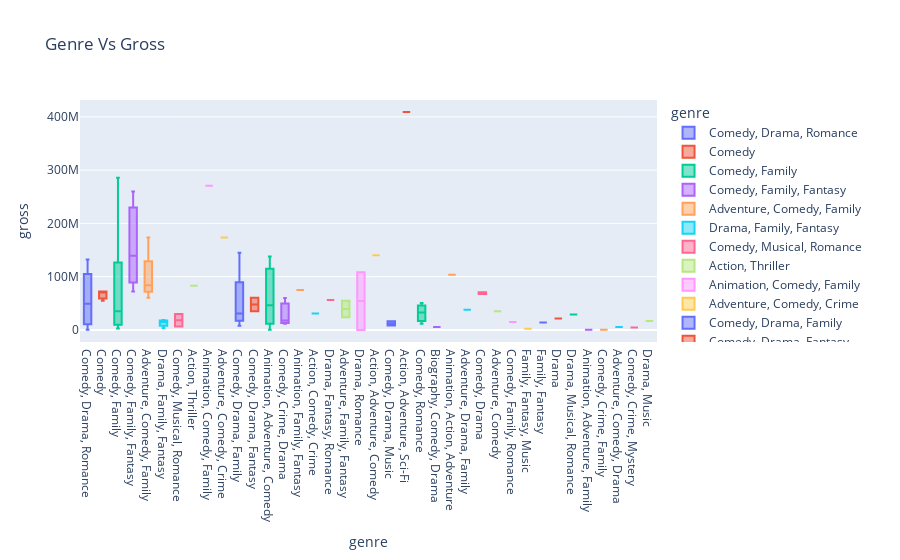

Notebook cell for this chart:
### Markdown cell above
### Boxplots of Genre Vs earnings

### Code cell
import plotly.express as px

fig = px.box(shorter_movies_now_xmas, x="genre", y="gross", title = "Genre Vs Gross", color = 'genre')
fig.show()

### Figure 1 — Plotly figure (JSON) as saved in the notebook; plotly's stock layout.template omitted (floating-point values rounded to 4 significant figures)
{"data": [{"alignmentgroup": "True", "hovertemplate": "genre=%{x}<br>gross=%{y}<extra></extra>", "legendgroup": "Comedy, Drama, Romance", "marker": {"color": "#636efa"}, "name": "Comedy, Drama, Romance", "notched": false, "offsetgroup": "Comedy, Drama, Romance", "orientation": "v", "showlegend": true, "x": ["Comedy, Drama, Romance", "Comedy, Drama, Romance", "Comedy, Drama, Romance", "Comedy, Drama, Romance", "Comedy, Drama, Romance", "Comedy, Drama, Romance", "Comedy, Drama, Romance"], "x0": " ", "xaxis": "x", "y": [59700000, 120150000, 200000, 49120000, 170000, 132090000, 41720000], "y0": " ", "yaxis": "y", "type": "box"}, {"alignmentgroup": "True", "hovertemplate": "genre=%{x}<br>gross=%{y}<extra></extra>", "legendgroup": "Comedy", "marker": {"color": "#EF553B"}, "name": "Comedy", "notched": false, "offsetgroup": "Comedy", "orientation": "v", "showlegend": true, "x": ["Comedy", "Comedy", "Comedy"], "x0": " ", "xaxis": "x", "y": [71320000, 72110000, 54770000], "y0": " ", "yaxis": "y", "type": "box"}, {"alignmentgroup": "True", "hovertemplate": "genre=%{x}<br>gross=%{y}<extra></extra>", "legendgroup": "Comedy, Family", "marker": {"color": "#00cc96"}, "name": "Comedy, Family", "notched": false, "offsetgroup": "Comedy, Family", "orientation": "v", "showlegend": true, "x": ["Comedy, Family", "Comedy, Family", "Comedy, Family", "Comedy, Family", "Comedy, Family"], "x0": " ", "xaxis": "x", "y": [285760000, 73780000, 35090000, 12210000, 2780000], "y0": " ", "yaxis": "y", "type": "box"}, {"alignmentgroup": "True", "hovertemplate": "genre=%{x}<br>gross=%{y}<extra></extra>", "legendgroup": "Comedy, Family, Fantasy", "marker": {"color": "#ab63fa"}, "name": "Comedy, Family, Fantasy", "notched": false, "offsetgroup": "Comedy, Family, Fantasy", "orientation": "v", "showlegend": true, "x": ["Comedy, Family, Fantasy", "Comedy, Family, Fantasy", "Comedy, Family, Fantasy"], "x0": " ", "xaxis": "x", "y": [260000000.0, 139240000, 72010000], "y0": " ", "yaxis": "y", "type": "box"}, {"alignmentgroup": "True", "hovertemplate": "genre=%{x}<br>gross=%{y}<extra></extra>", "legendgroup": "Adventure, Comedy, Family", "marker": {"color": "#FFA15A"}, "name": "Adventure, Comedy, Family", "notched": false, "offsetgroup": "Adventure, Comedy, Family", "orientation": "v", "showlegend": true, "x": ["Adventure, Comedy, Family", "Adventure, Comedy, Family", "Adventure, Comedy, Family", "Adventure, Comedy, Family"], "x0": " ", "xaxis": "x", "y": [173400000, 60570000, 84500000, 82990000], "y0": " ", "yaxis": "y", "type": "box"}, {"alignmentgroup": "True", "hovertemplate": "genre=%{x}<br>gross=%{y}<extra></extra>", "legendgroup": "Drama, Family, Fantasy", "marker": {"color": "#19d3f3"}, "name": "Drama, Family, Fantasy", "notched": false, "offsetgroup": "Drama, Family, Fantasy", "orientation": "v", "showlegend": true, "x": ["Drama, Family, Fantasy", "Drama, Family, Fantasy", "Drama, Family, Fantasy", "Drama, Family, Fantasy"], "x0": " ", "xaxis": "x", "y": [12200000, 17190000, 3700000, 18590000], "y0": " ", "yaxis": "y", "type": "box"}, {"alignmentgroup": "True", "hovertemplate": "genre=%{x}<br>gross=%{y}<extra></extra>", "legendgroup": "Comedy, Musical, Romance", "marker": {"color": "#FF6692"}, "name": "Comedy, Musical, Romance", "notched": false, "offsetgroup": "Comedy, Musical, Romance", "orientation": "v", "showlegend": true, "x": ["Comedy, Musical, Romance", "Comedy, Musical, Romance"], "x0": " ", "xaxis": "x", "y": [30000000, 6300000], "y0": " ", "yaxis": "y", "type": "box"}, {"alignmentgroup": "True", "hovertemplate": "genre=%{x}<br>gross=%{y}<extra></extra>", "legendgroup": "Action, Thriller", "marker": {"color": "#B6E880"}, "name": "Action, Thriller", "notched": false, "offsetgroup": "Action, Thriller", "orientation": "v", "showlegend": true, "x": ["Action, Thriller"], "x0": " ", "xaxis": "x", "y": [83010000], "y0": " ", "yaxis": "y", "type": "box"}, {"alignmentgroup": "True", "hovertemplate": "genre=%{x}<br>gross=%{y}<extra></extra>", "legendgroup": "Animation, Comedy, Family", "marker": {"color": "#FF97FF"}, "name": "Animation, Comedy, Family", "notched": false, "offsetgroup": "Animation, Comedy, Family", "orientation": "v", "showlegend": true, "x": ["Animation, Comedy, Family"], "x0": " ", "xaxis": "x", "y": [270620000], "y0": " ", "yaxis": "y", "type": "box"}, {"alignmentgroup": "True", "hovertemplate": "genre=%{x}<br>gross=%{y}<extra></extra>", "legendgroup": "Adventure, Comedy, Crime", "marker": {"color": "#FECB52"}, "name": "Adventure, Comedy, Crime", "notched": false, "offsetgroup": "Adventure, Comedy, Crime", "orientation": "v", "showlegend": true, "x": ["Adventure, Comedy, Crime"], "x0": " ", "xaxis": "x", "y": [173590000], "y0": " ", "yaxis": "y", "type": "box"}, {"alignmentgroup": "True", "hovertemplate": "genre=%{x}<br>gross=%{y}<extra></extra>", "legendgroup": "Comedy, Drama, Family", "marker": {"color": "#636efa"}, "name": "Comedy, Drama, Family", "notched": false, "offsetgroup": "Comedy, Drama, Family", "orientation": "v", "showlegend": true, "x": ["Comedy, Drama, Family", "Comedy, Drama, Family", "Comedy, Drama, Family", "Comedy, Drama, Family"], "x0": " ", "xaxis": "x", "y": [144830000, 27280000, 34550000, 7570000], "y0": " ", "yaxis": "y", "type": "box"}, {"alignmentgroup": "True", "hovertemplate": "genre=%{x}<br>gross=%{y}<extra></extra>", "legendgroup": "Comedy, Drama, Fantasy", "marker": {"color": "#EF553B"}, "name": "Comedy, Drama, Fantasy", "notched": false, "offsetgroup": "Comedy, Drama, Fantasy", "orientation": "v", "showlegend": true, "x": ["Comedy, Drama, Fantasy", "Comedy, Drama, Fantasy"], "x0": " ", "xaxis": "x", "y": [60330000, 35150000], "y0": " ", "yaxis": "y", "type": "box"}, {"alignmentgroup": "True", "hovertemplate": "genre=%{x}<br>gross=%{y}<extra></extra>", "legendgroup": "Animation, Adventure, Comedy", "marker": {"color": "#00cc96"}, "name": "Animation, Adventure, Comedy", "notched": false, "offsetgroup": "Animation, Adventure, Comedy", "orientation": "v", "showlegend": true, "x": ["Animation, Adventure, Comedy", "Animation, Adventure, Comedy", "Animation, Adventure, Comedy"], "x0": " ", "xaxis": "x", "y": [137860000, 46460000, 130000], "y0": " ", "yaxis": "y", "type": "box"}, {"alignmentgroup": "True", "hovertemplate": "genre=%{x}<br>gross=%{y}<extra></extra>", "legendgroup": "Comedy, Crime, Drama", "marker": {"color": "#ab63fa"}, "name": "Comedy, Crime, Drama", "notched": false, "offsetgroup": "Comedy, Crime, Drama", "orientation": "v", "showlegend": true, "x": ["Comedy, Crime, Drama", "Comedy, Crime, Drama", "Comedy, Crime, Drama"], "x0": " ", "xaxis": "x", "y": [60060000, 17780000, 11440000], "y0": " ", "yaxis": "y", "type": "box"}, {"alignmentgroup": "True", "hovertemplate": "genre=%{x}<br>gross=%{y}<extra></extra>", "legendgroup": "Animation, Family, Fantasy", "marker": {"color": "#FFA15A"}, "name": "Animation, Family, Fantasy", "notched": false, "offsetgroup": "Animation, Family, Fantasy", "orientation": "v", "showlegend": true, "x": ["Animation, Family, Fantasy"], "x0": " ", "xaxis": "x", "y": [75080000], "y0": " ", "yaxis": "y", "type": "box"}, {"alignmentgroup": "True", "hovertemplate": "genre=%{x}<br>gross=%{y}<extra></extra>", "legendgroup": "Action, Comedy, Crime", "marker": {"color": "#19d3f3"}, "name": "Action, Comedy, Crime", "notched": false, "offsetgroup": "Action, Comedy, Crime", "orientation": "v", "showlegend": true, "x": ["Action, Comedy, Crime"], "x0": " ", "xaxis": "x", "y": [30880000], "y0": " ", "yaxis": "y", "type": "box"}, {"alignmentgroup": "True", "hovertemplate": "genre=%{x}<br>gross=%{y}<extra></extra>", "legendgroup": "Drama, Fantasy, Romance", "marker": {"color": "#FF6692"}, "name": "Drama, Fantasy, Romance", "notched": false, "offsetgroup": "Drama, Fantasy, Romance", "orientation": "v", "showlegend": true, "x": ["Drama, Fantasy, Romance"], "x0": " ", "xaxis": "x", "y": [56360000], "y0": " ", "yaxis": "y", "type": "box"}, {"alignmentgroup": "True", "hovertemplate": "genre=%{x}<br>gross=%{y}<extra></extra>", "legendgroup": "Adventure, Family, Fantasy", "marker": {"color": "#B6E880"}, "name": "Adventure, Family, Fantasy", "notched": false, "offsetgroup": "Adventure, Family, Fantasy", "orientation": "v", "showlegend": true, "x": ["Adventure, Family, Fantasy", "Adventure, Family, Fantasy"], "x0": " ", "xaxis": "x", "y": [23720000, 54860000], "y0": " ", "yaxis": "y", "type": "box"}, {"alignmentgroup": "True", "hovertemplate": "genre=%{x}<br>gross=%{y}<extra></extra>", "legendgroup": "Drama, Romance", "marker": {"color": "#FF97FF"}, "name": "Drama, Romance", "notched": false, "offsetgroup": "Drama, Romance", "orientation": "v", "showlegend": true, "x": ["Drama, Romance", "Drama, Romance"], "x0": " ", "xaxis": "x", "y": [108100000, 10000], "y0": " ", "yaxis": "y", "type": "box"}, {"alignmentgroup": "True", "hovertemplate": "genre=%{x}<br>gross=%{y}<extra></extra>", "legendgroup": "Action, Adventure, Comedy", "marker": {"color": "#FECB52"}, "name": "Action, Adventure, Comedy", "notched": false, "offsetgroup": "Action, Adventure, Comedy", "orientation": "v", "showlegend": true, "x": ["Action, Adventure, Comedy"], "x0": " ", "xaxis": "x", "y": [140370000], "y0": " ", "yaxis": "y", "type": "box"}, {"alignmentgroup": "True", "hovertemplate": "genre=%{x}<br>gross=%{y}<extra></extra>", "legendgroup": "Comedy, Drama, Music", "marker": {"color": "#636efa"}, "name": "Comedy, Drama, Music", "notched": false, "offsetgroup": "Comedy, Drama, Music", "orientation": "v", "showlegend": true, "x": ["Comedy, Drama, Music", "Comedy, Drama, Music"], "x0": " ", "xaxis": "x", "y": [8180000, 16300000], "y0": " ", "yaxis": "y", "type": "box"}, {"alignmentgroup": "True", "hovertemplate": "genre=%{x}<br>gross=%{y}<extra></extra>", "legendgroup": "Action, Adventure, Sci-Fi", "marker": {"color": "#EF553B"}, "name": "Action, Adventure, Sci-Fi", "notched": false, "offsetgroup": "Action, Adventure, Sci-Fi", "orientation": "v", "showlegend": true, "x": ["Action, Adventure, Sci-Fi"], "x0": " ", "xaxis": "x", "y": [409010000], "y0": " ", "yaxis": "y", "type": "box"}, {"alignmentgroup": "True", "hovertemplate": "genre=%{x}<br>gross=%{y}<extra></extra>", "legendgroup": "Comedy, Romance", "marker": {"color": "#00cc96"}, "name": "Comedy, Romance", "notched": false, "offsetgroup": "Comedy, Romance", "orientation": "v", "showlegend": true, "x": ["Comedy, Romance", "Comedy, Romance", "Comedy, Romance"], "x0": " ", "xaxis": "x", "y": [32620000.0, 11660000, 50290000], "y0": " ", "yaxis": "y", "type": "box"}, {"alignmentgroup": "True", "hovertemplate": "genre=%{x}<br>gross=%{y}<extra></extra>", "legendgroup": "Biography, Comedy, Drama", "marker": {"color": "#ab63fa"}, "name": "Biography, Comedy, Drama", "notched": false, "offsetgroup": "Biography, Comedy, Drama", "orientation": "v", "showlegend": true, "x": ["Biography, Comedy, Drama"], "x0": " ", "xaxis": "x", "y": [5680000], "y0": " ", "yaxis": "y", "type": "box"}, {"alignmentgroup": "True", "hovertemplate": "genre=%{x}<br>gross=%{y}<extra></extra>", "legendgroup": "Animation, Action, Adventure", "marker": {"color": "#FFA15A"}, "name": "Animation, Action, Adventure", "notched": false, "offsetgroup": "Animation, Action, Adventure", "orientation": "v", "showlegend": true, "x": ["Animation, Action, Adventure"], "x0": " ", "xaxis": "x", "y": [103410000], "y0": " ", "yaxis": "y", "type": "box"}, {"alignmentgroup": "True", "hovertemplate": "genre=%{x}<br>gross=%{y}<extra></extra>", "legendgroup": "Adventure, Drama, Family", "marker": {"color": "#19d3f3"}, "name": "Adventure, Drama, Family", "notched": false, "offsetgroup": "Adventure, Drama, Family", "orientation": "v", "showlegend": true, "x": ["Adventure, Drama, Family"], "x0": " ", "xaxis": "x", "y": [37630000], "y0": " ", "yaxis": "y", "type": "box"}, {"alignmentgroup": "True", "hovertemplate": "genre=%{x}<br>gross=%{y}<extra></extra>", "legendgroup": "Comedy, Drama", "marker": {"color": "#FF6692"}, "name": "Comedy, Drama", "notched": false, "offsetgroup": "Comedy, Drama", "orientation": "v", "showlegend": true, "x": ["Comedy, Drama", "Comedy, Drama"], "x0": " ", "xaxis": "x", "y": [70530000, 67360000], "y0": " ", "yaxis": "y", "type": "box"}, {"alignmentgroup": "True", "hovertemplate": "genre=%{x}<br>gross=%{y}<extra></extra>", "legendgroup": "Adventure, Comedy", "marker": {"color": "#B6E880"}, "name": "Adventure, Comedy", "notched": false, "offsetgroup": "Adventure, Comedy", "orientation": "v", "showlegend": true, "x": ["Adventure, Comedy"], "x0": " ", "xaxis": "x", "y": [35030000], "y0": " ", "yaxis": "y", "type": "box"}, {"alignmentgroup": "True", "hovertemplate": "genre=%{x}<br>gross=%{y}<extra></extra>", "legendgroup": "Comedy, Family, Romance", "marker": {"color": "#FF97FF"}, "name": "Comedy, Family, Romance", "notched": false, "offsetgroup": "Comedy, Family, Romance", "orientation": "v", "showlegend": true, "x": ["Comedy, Family, Romance"], "x0": " ", "xaxis": "x", "y": [14810000], "y0": " ", "yaxis": "y", "type": "box"}, {"alignmentgroup": "True", "hovertemplate": "genre=%{x}<br>gross=%{y}<extra></extra>", "legendgroup": "Family, Fantasy, Music", "marker": {"color": "#FECB52"}, "name": "Family, Fantasy, Music", "notched": false, "offsetgroup": "Family, Fantasy, Music", "orientation": "v", "showlegend": true, "x": ["Family, Fantasy, Music"], "x0": " ", "xaxis": "x", "y": [2120000], "y0": " ", "yaxis": "y", "type": "box"}, {"alignmentgroup": "True", "hovertemplate": "genre=%{x}<br>gross=%{y}<extra></extra>", "legendgroup": "Family, Fantasy", "marker": {"color": "#636efa"}, "name": "Family, Fantasy", "notched": false, "offsetgroup": "Family, Fantasy", "orientation": "v", "showlegend": true, "x": ["Family, Fantasy"], "x0": " ", "xaxis": "x", "y": [13680000], "y0": " ", "yaxis": "y", "type": "box"}, {"alignmentgroup": "True", "hovertemplate": "genre=%{x}<br>gross=%{y}<extra></extra>", "legendgroup": "Drama", "marker": {"color": "#EF553B"}, "name": "Drama", "notched": false, "offsetgroup": "Drama", "orientation": "v", "showlegend": true, "x": ["Drama"], "x0": " ", "xaxis": "x", "y": [21300000], "y0": " ", "yaxis": "y", "type": "box"}, {"alignmentgroup": "True", "hovertemplate": "genre=%{x}<br>gross=%{y}<extra></extra>", "legendgroup": "Drama, Musical, Romance", "marker": {"color": "#00cc96"}, "name": "Drama, Musical, Romance", "notched": false, "offsetgroup": "Drama, Musical, Romance", "orientation": "v", "showlegend": true, "x": ["Drama, Musical, Romance"], "x0": " ", "xaxis": "x", "y": [29080000], "y0": " ", "yaxis": "y", "type": "box"}, {"alignmentgroup": "True", "hovertemplate": "genre=%{x}<br>gross=%{y}<extra></extra>", "legendgroup": "Animation, Adventure, Family", "marker": {"color": "#ab63fa"}, "name": "Animation, Adventure, Family", "notched": false, "offsetgroup": "Animation, Adventure, Family", "orientation": "v", "showlegend": true, "x": ["Animation, Adventure, Family"], "x0": " ", "xaxis": "x", "y": [110000], "y0": " ", "yaxis": "y", "type": "box"}, {"alignmentgroup": "True", "hovertemplate": "genre=%{x}<br>gross=%{y}<extra></extra>", "legendgroup": "Comedy, Crime, Family", "marker": {"color": "#FFA15A"}, "name": "Comedy, Crime, Family", "notched": false, "offsetgroup": "Comedy, Crime, Family", "orientation": "v", "showlegend": true, "x": ["Comedy, Crime, Family"], "x0": " ", "xaxis": "x", "y": [80000], "y0": " ", "yaxis": "y", "type": "box"}, {"alignmentgroup": "True", "hovertemplate": "genre=%{x}<br>gross=%{y}<extra></extra>", "legendgroup": "Adventure, Comedy, Drama", "marker": {"color": "#19d3f3"}, "name": "Adventure, Comedy, Drama", "notched": false, "offsetgroup": "Adventure, Comedy, Drama", "orientation": "v", "showlegend": true, "x": ["Adventure, Comedy, Drama"], "x0": " ", "xaxis": "x", "y": [5450000], "y0": " ", "yaxis": "y", "type": "box"}, {"alignmentgroup": "True", "hovertemplate": "genre=%{x}<br>gross=%{y}<extra></extra>", "legendgroup": "Comedy, Crime, Mystery", "marker": {"color": "#FF6692"}, "name": "Comedy, Crime, Mystery", "notched": false, "offsetgroup": "Comedy, Crime, Mystery", "orientation": "v", "showlegend": true, "x": ["Comedy, Crime, Mystery"], "x0": " ", "xaxis": "x", "y": [4340000], "y0": " ", "yaxis": "y", "type": "box"}, {"alignmentgroup": "True", "hovertemplate": "genre=%{x}<br>gross=%{y}<extra></extra>", "legendgroup": "Drama, Music", "marker": {"color": "#B6E880"}, "name": "Drama, Music", "notched": false, "offsetgroup": "Drama, Music", "orientation": "v", "showlegend": true, "x": ["Drama, Music"], "x0": " ", "xaxis": "x", "y": [16600000.0], "y0": " ", "yaxis": "y", "type": "box"}], "layout": {"xaxis": {"anchor": "y", "domain": [0, 1], "title": {"text": "genre"}, "categoryorder": "array", "categoryarray": ["Comedy, Drama, Romance", "Comedy", "Comedy, Family", "Comedy, Family, Fantasy", "Adventure, Comedy, Family", "Drama, Family, Fantasy", "Comedy, Musical, Romance", "Action, Thriller", "Animation, Comedy, Family", "Adventure, Comedy, Crime", "Comedy, Drama, Family", "Comedy, Drama, Fantasy", "Animation, Adventure, Comedy", "Comedy, Crime, Drama", "Animation, Family, Fantasy", "Action, Comedy, Crime", "Drama, Fantasy, Romance", "Adventure, Family, Fantasy", "Drama, Romance", "Action, Adventure, Comedy", "Comedy, Drama, Music", "Action, Adventure, Sci-Fi", "Comedy, Romance", "Biography, Comedy, Drama", "Animation, Action, Adventure", "Adventure, Drama, Family", "Comedy, Drama", "Adventure, Comedy", "Comedy, Family, Romance", "Family, Fantasy, Music", "Family, Fantasy", "Drama", "Drama, Musical, Romance", "Animation, Adventure, Family", "Comedy, Crime, Family", "Adventure, Comedy, Drama", "Comedy, Crime, Mystery", "Drama, Music"]}, "yaxis": {"anchor": "x", "domain": [0, 1], "title": {"text": "gross"}}, "legend": {"title": {"text": "genre"}, "tracegroupgap": 0}, "title": {"text": "Genre Vs Gross"}, "boxmode": "overlay"}}
